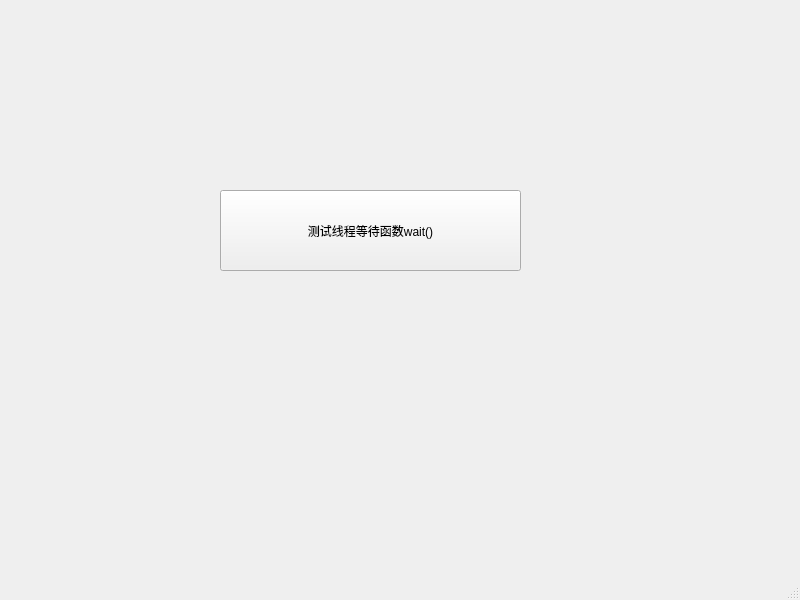
<?xml version="1.0" encoding="UTF-8"?>
<ui version="4.0">
 <class>MainWindow</class>
 <widget class="QMainWindow" name="MainWindow">
  <property name="geometry">
   <rect>
    <x>0</x>
    <y>0</y>
    <width>800</width>
    <height>600</height>
   </rect>
  </property>
  <property name="windowTitle">
   <string>MainWindow</string>
  </property>
  <widget class="QWidget" name="centralwidget">
   <widget class="QPushButton" name="pushButton">
    <property name="geometry">
     <rect>
      <x>220</x>
      <y>190</y>
      <width>301</width>
      <height>81</height>
     </rect>
    </property>
    <property name="text">
     <string>测试线程等待函数wait()</string>
    </property>
   </widget>
  </widget>
  <widget class="QMenuBar" name="menubar">
   <property name="geometry">
    <rect>
     <x>0</x>
     <y>0</y>
     <width>800</width>
     <height>26</height>
    </rect>
   </property>
  </widget>
  <widget class="QStatusBar" name="statusbar"/>
 </widget>
 <resources/>
 <connections/>
</ui>
